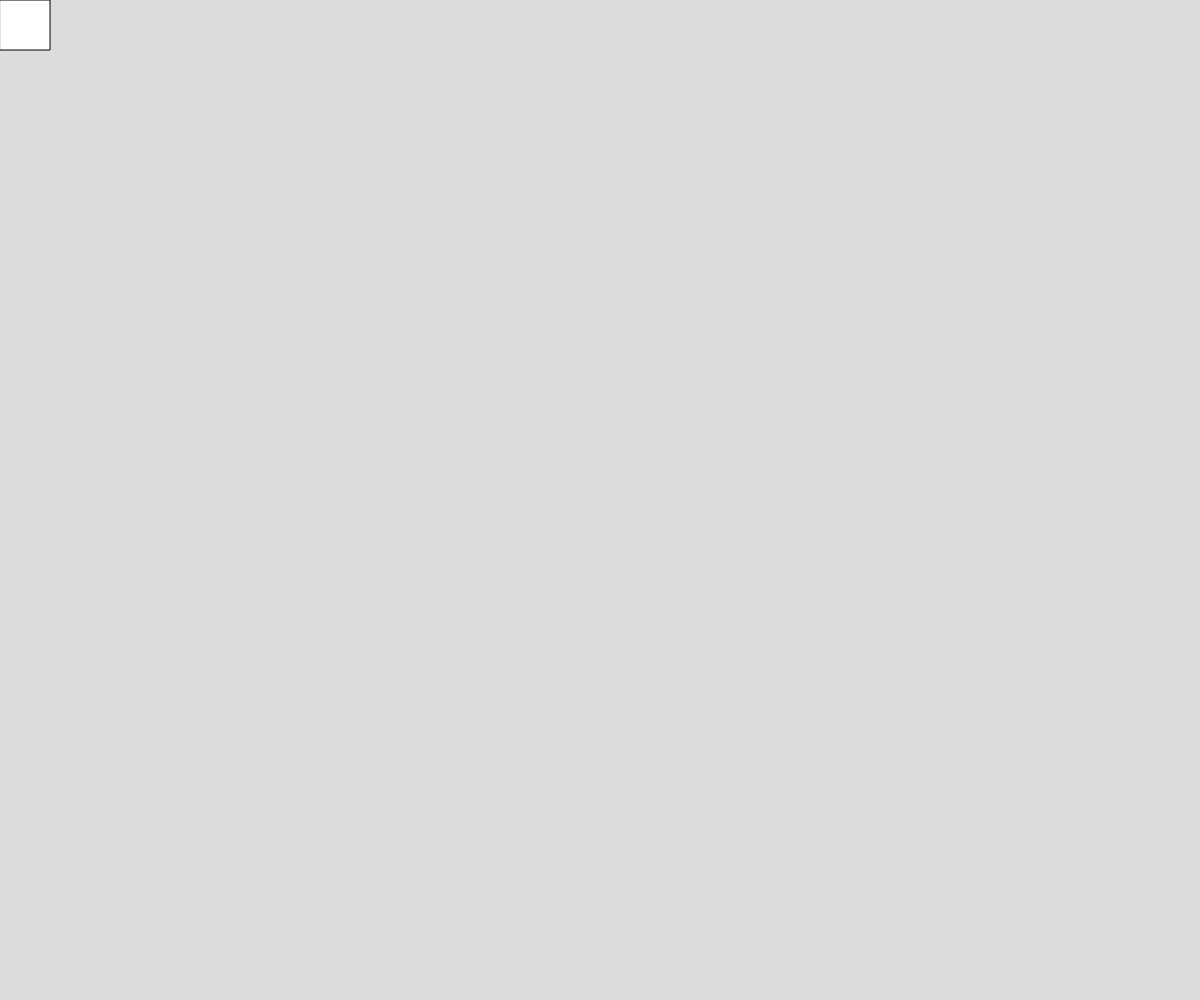
Frame 1 (no input)
Frame 60 (no input): identical to frame 1, image omitted
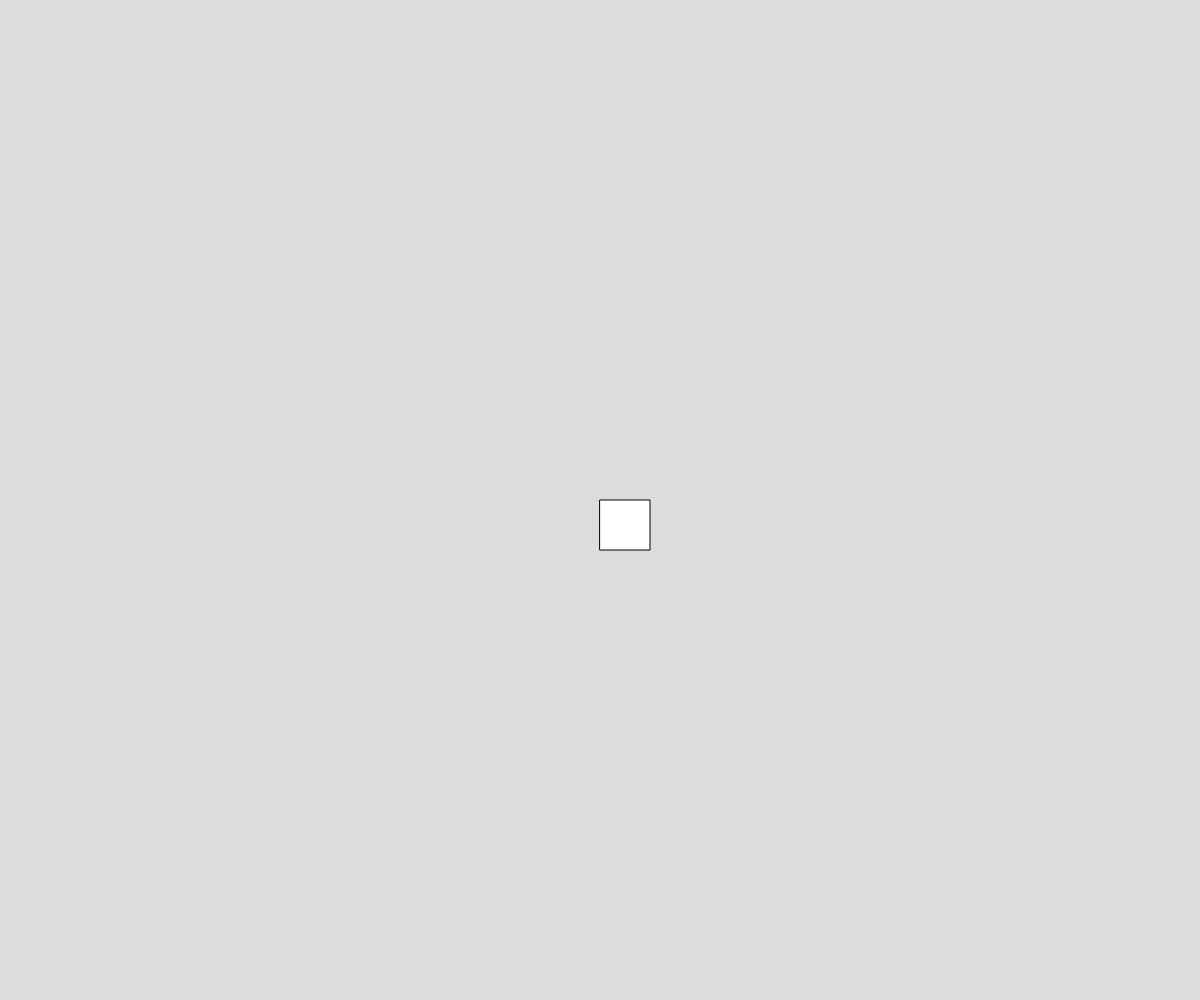
Frame 120 (the mouse pressed at the canvas centre since frame 60)

The p5.js sketch that drew these frames (run headless with seeded random() and noise() and a simulated clock; from frame 60 on, the mouse is pressed at the canvas centre):

// p5.js sketch
// ── sketch.js
// Project Title
// Your Name
// Date
//
// Extra for Experts:
// - describe what you did to take this project "above and beyond"


function setup() {
  createCanvas(windowWidth, windowHeight);
}

function draw() {
  background(220);
  
  square(mouseX,mouseY, 50);
}
